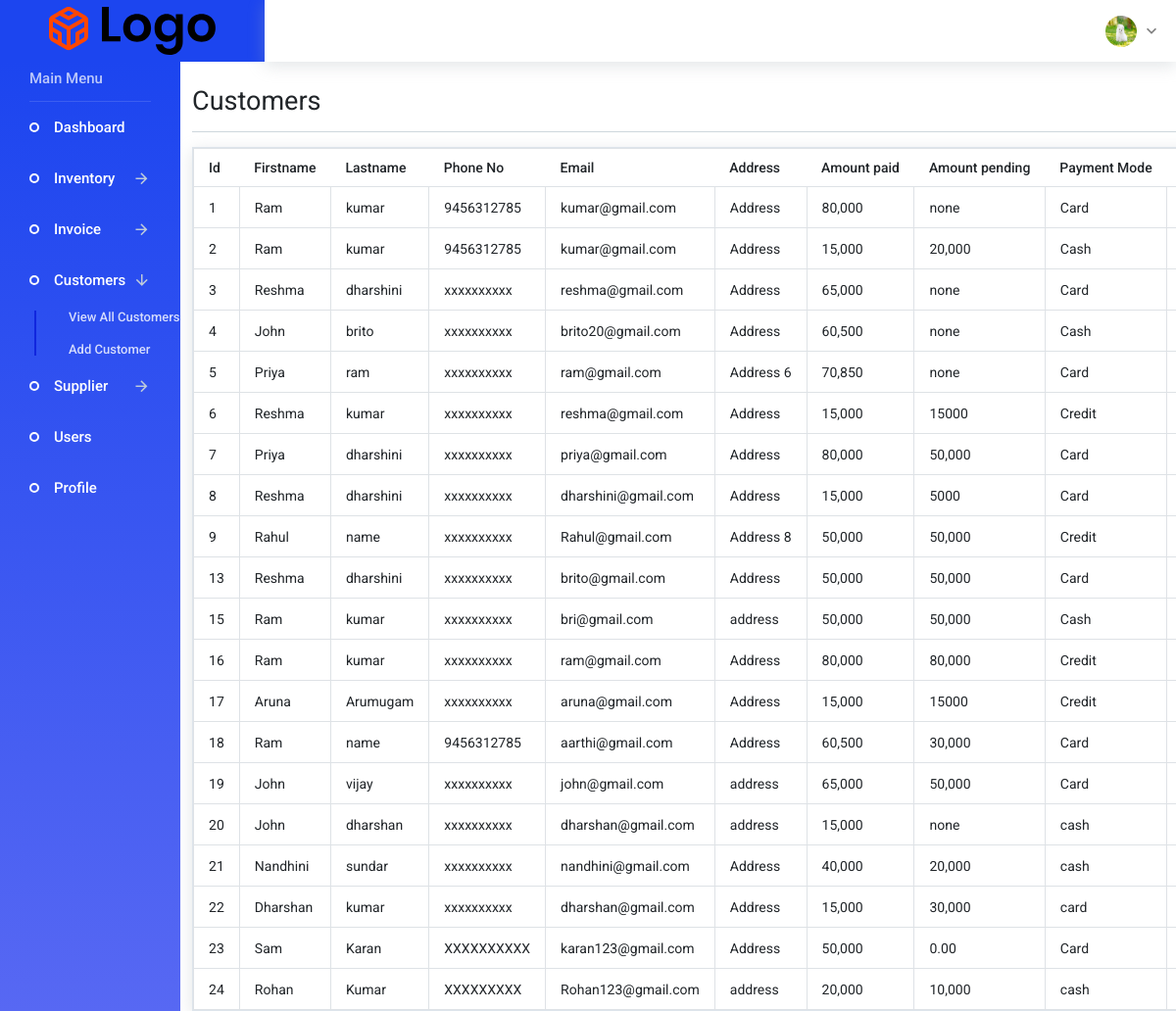
/admin/customers.php (signed in), run on the app's committed database.
### tables this page shows
CREATE TABLE `customers` (
  `customer_id` int(11) NOT NULL,
  `firstname` varchar(11) NOT NULL,
  `lastname` varchar(11) NOT NULL,
  `email` varchar(33) NOT NULL,
  `phone` varchar(15) NOT NULL,
  `company` varchar(40) NOT NULL,
  `display_name` varchar(40) NOT NULL,
  `website` varchar(40) NOT NULL,
  `other` varchar(40) NOT NULL,
  `gst_in` varchar(33) NOT NULL,
  `address` varchar(40) NOT NULL,
  `comments` varchar(40) NOT NULL,
  `tax_info` varchar(40) NOT NULL,
  `amount_paid` varchar(30) NOT NULL,
  `amount_pending` varchar(30) NOT NULL,
  `payment_mode` varchar(30) NOT NULL,
  `payment_status` varchar(30) NOT NULL,
  `attachments` varchar(50) NOT NULL,
  `pan_no` varchar(20) NOT NULL,
  `adhaar_no` varchar(20) NOT NULL
);

### admin/includes/view_all_customers.php (the view, shortened to what this page needs)
<div class="card">
            <table class="table table-bordered table-hover">
                <thead>
                    <tr>
                        <th>Id</th>
                        <th>Firstname</th>
                        <th>Lastname</th>
                        <th>Phone No</th>
                        <th>Email</th>
                        <th>Address</th>
                        <th>Amount paid</th>
                        <th>Amount pending</th>
                        <th>Payment Mode</th>
                        <th>Payment status</th>
                    </tr>
                </thead>
                <tbody>
     <?php
             $query="SELECT * FROM customers ";
             $select_customers=mysqli_query($connection,$query);
             while($row=mysqli_fetch_assoc($select_customers)){
                    $customer_id = $row['customer_id'];
                    $firstname =  $row['firstname'];
                    $lastname =  $row['lastname'];
                    $phone =  $row['phone'];
                    $email =  $row['email'];
                    $address =  $row['address'];
                    $amount_paid =  $row['amount_paid'];
                    $amount_pending =  $row['amount_pending'];
                    $payment_mode =  $row['payment_mode'];
                    $payment_status =  $row['payment_status'];
                    echo "<tr>";
                    echo "<td>$customer_id</td>";
                    echo "<td>$firstname</td>";
                    echo "<td>$lastname</td>";
                    echo "<td>$phone</td>";
                    echo "<td>$email</td>";
                    echo "<td>$address</td>";
                    echo "<td>$amount_paid</td>";
                    echo "<td>$amount_pending</td>";
                    echo "<td>$payment_mode</td>";
                    echo "<td>$payment_status</td>";
                    echo "</tr>";
                    }
                    ?>
            </tbody>
        </table>
    </div>

### data on the page
customers: customer_id "1", firstname "Ram", lastname "kumar", phone "9456312785", email "kumar@gmail.com", address "Address", amount_paid "80,000", amount_pending "none", payment_mode "Card"
customers: customer_id "2", firstname "Ram", lastname "kumar", phone "9456312785", email "kumar@gmail.com", address "Address", amount_paid "15,000", amount_pending "20,000", payment_mode "Cash"
customers: customer_id "3", firstname "Reshma", lastname "dharshini", phone "xxxxxxxxxx", email "reshma@gmail.com", address "Address", amount_paid "65,000", amount_pending "none", payment_mode "Card"
customers: customer_id "4", firstname "John", lastname "brito", phone "xxxxxxxxxx", email "brito20@gmail.com", address "Address", amount_paid "60,500", amount_pending "none", payment_mode "Cash"
customers: customer_id "5", firstname "Priya", lastname "ram", phone "xxxxxxxxxx", email "ram@gmail.com", address "Address 6", amount_paid "70,850", amount_pending "none", payment_mode "Card"
customers: customer_id "6", firstname "Reshma", lastname "kumar", phone "xxxxxxxxxx", email "reshma@gmail.com", address "Address", amount_paid "15,000", amount_pending "15000", payment_mode "Credit"
customers: customer_id "7", firstname "Priya", lastname "dharshini", phone "xxxxxxxxxx", email "priya@gmail.com", address "Address", amount_paid "80,000", amount_pending "50,000", payment_mode "Card"
customers: customer_id "8", firstname "Reshma", lastname "dharshini", phone "xxxxxxxxxx", email "dharshini@gmail.com", address "Address", amount_paid "15,000", amount_pending "5000", payment_mode "Card"
customers: customer_id "9", firstname "Rahul", lastname "name", phone "xxxxxxxxxx", email "Rahul@gmail.com", address "Address 8", amount_paid "50,000", amount_pending "50,000", payment_mode "Credit"
customers: customer_id "13", firstname "Reshma", lastname "dharshini", phone "xxxxxxxxxx", email "brito@gmail.com", address "Address", amount_paid "50,000", amount_pending "50,000", payment_mode "Card"
customers: customer_id "15", firstname "Ram", lastname "kumar", phone "xxxxxxxxxx", email "bri@gmail.com", address "address", amount_paid "50,000", amount_pending "50,000", payment_mode "Cash"
customers: customer_id "16", firstname "Ram", lastname "kumar", phone "xxxxxxxxxx", email "ram@gmail.com", address "Address", amount_paid "80,000", amount_pending "80,000", payment_mode "Credit"
customers: customer_id "17", firstname "Aruna", lastname "Arumugam", phone "xxxxxxxxxx", email "aruna@gmail.com", address "Address", amount_paid "15,000", amount_pending "15000", payment_mode "Credit"
customers: customer_id "18", firstname "Ram", lastname "name", phone "9456312785", email "aarthi@gmail.com", address "Address", amount_paid "60,500", amount_pending "30,000", payment_mode "Card"
customers: customer_id "19", firstname "John", lastname "vijay", phone "xxxxxxxxxx", email "john@gmail.com", address "address", amount_paid "65,000", amount_pending "50,000", payment_mode "Card"
customers: customer_id "20", firstname "John", lastname "dharshan", phone "xxxxxxxxxx", email "dharshan@gmail.com", address "address", amount_paid "15,000", amount_pending "none", payment_mode "cash"
customers: customer_id "21", firstname "Nandhini", lastname "sundar", phone "xxxxxxxxxx", email "nandhini@gmail.com", address "Address", amount_paid "40,000", amount_pending "20,000", payment_mode "cash"
customers: customer_id "22", firstname "Dharshan", lastname "kumar", phone "xxxxxxxxxx", email "dharshan@gmail.com", address "Address", amount_paid "15,000", amount_pending "30,000", payment_mode "card"
customers: customer_id "23", firstname "Sam", lastname "Karan", phone "XXXXXXXXXX", email "karan123@gmail.com", address "Address", amount_paid "50,000", amount_pending "0.00", payment_mode "Card"
customers: customer_id "24", firstname "Rohan", lastname "Kumar", phone "XXXXXXXXX", email "Rohan123@gmail.com", address "address", amount_paid "20,000", amount_pending "10,000", payment_mode "cash"
